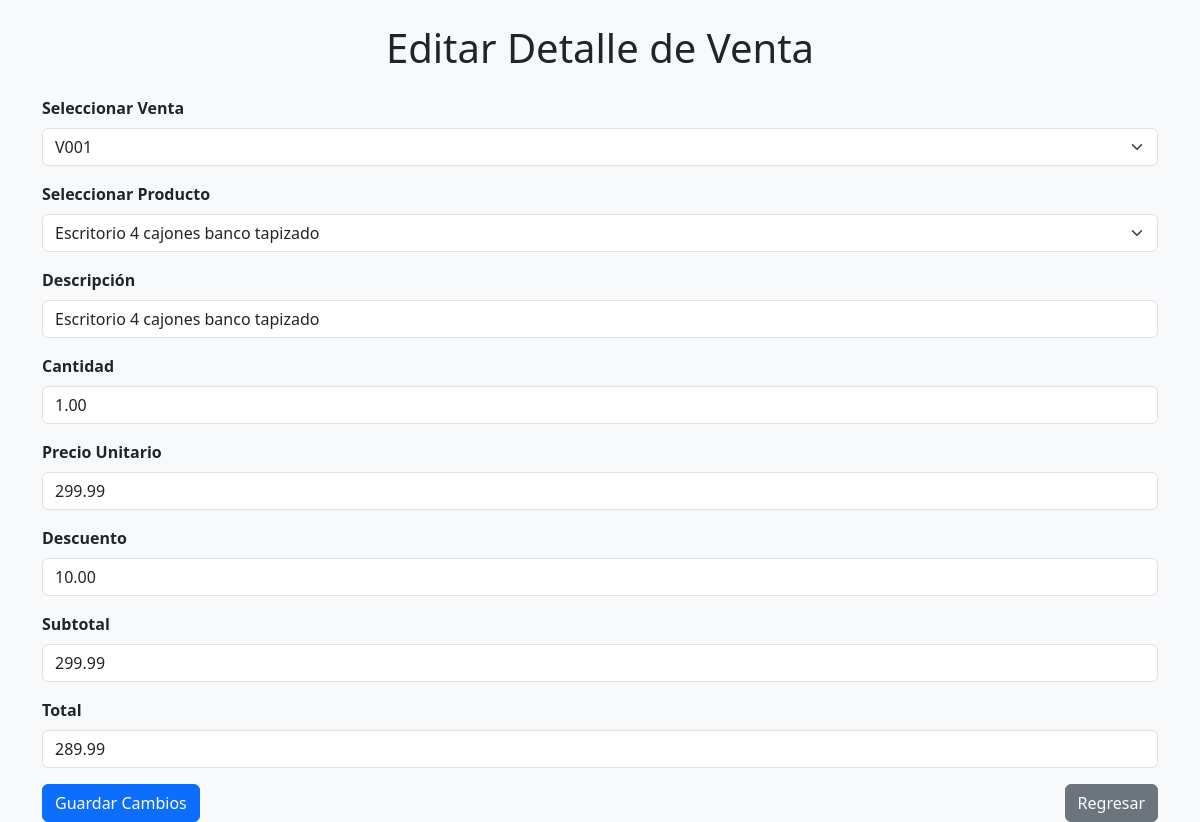
Page /admin/sistema_ventas/detalle_venta/Vista_Editar.php?detalle_id=2 on the committed database.
### tables this page shows
CREATE TABLE `detalle_venta` (
  `detalle_id` int(11) NOT NULL,
  `venta_id` int(11) NOT NULL,
  `producto_id` int(11) NOT NULL,
  `producto_nombre` varchar(100) DEFAULT NULL,
  `cantidad` decimal(10,2) DEFAULT NULL,
  `precio_unitario` decimal(10,2) DEFAULT NULL,
  `subtotal` decimal(10,2) DEFAULT NULL,
  `descuento` decimal(10,2) DEFAULT NULL,
  `total` decimal(10,2) DEFAULT NULL
);

CREATE TABLE `venta` (
  `venta_id` int(11) NOT NULL,
  `venta_codigo` varchar(200) NOT NULL,
  `venta_fecha` date NOT NULL,
  `venta_hora` varchar(17) DEFAULT NULL,
  `venta_total` decimal(10,2) DEFAULT NULL,
  `venta_pagado` decimal(10,2) DEFAULT NULL,
  `venta_cambio` decimal(10,2) DEFAULT NULL,
  `usuario_id` int(11) DEFAULT NULL,
  `cliente_id` int(11) DEFAULT NULL,
  `tipo` varchar(255) DEFAULT NULL
);

CREATE TABLE `producto` (
  `producto_id` int(11) NOT NULL,
  `producto_codigo` varchar(77) NOT NULL,
  `producto_nombre` varchar(100) NOT NULL,
  `producto_precio_compra` decimal(10,2) DEFAULT NULL,
  `producto_stock` int(11) DEFAULT NULL,
  `producto_precio_venta` decimal(10,2) DEFAULT NULL,
  `producto_marca` varchar(45) DEFAULT NULL,
  `producto_modelo` varchar(35) DEFAULT NULL,
  `producto_estado` varchar(50) DEFAULT NULL,
  `producto_foto` varchar(500) DEFAULT NULL,
  `servicio_id` int(11) DEFAULT NULL,
  `categoria_id` int(11) DEFAULT NULL,
  `producto_color` varchar(50) DEFAULT NULL,
  `fecha_ingreso` date DEFAULT NULL
);

### admin/sistema_ventas/detalle_venta/Vista_Editar.php (the view, shortened to what this page needs)
<?php
include "config/conexion.php";
$detalle_id = $_REQUEST['detalle_id'] ?? null;
if ($detalle_id) {
    $sql = "SELECT * FROM detalle_venta WHERE detalle_id = ?";
    $stmt = $conexion->prepare($sql);
    $stmt->bind_param("i", $detalle_id);
    $stmt->execute();
    $resultado = $stmt->get_result();
    $fila = $resultado->fetch_assoc();
    $ventas_query = "SELECT venta_id, venta_codigo FROM venta";
    $ventas_resultado = $conexion->query($ventas_query);
    $productos_query = "SELECT producto_id, producto_nombre FROM producto";
    $productos_resultado = $conexion->query($productos_query);
} else {
    echo "No se ha seleccionado ningún detalle.";
    exit;
}
?>
<!DOCTYPE html>
<html lang="es">
<head>
    <link href="https://cdn.jsdelivr.net/npm/bootstrap@5.3.3/dist/css/bootstrap.min.css" rel="stylesheet">
</head>
<body class="bg-light">
    <div class="container mt-4">
        <h1 class="text-center mb-4">Editar Detalle de Venta</h1>
        <form action="ActualizarDetalle.php" method="POST">
            <div class="mb-3">
                <label class="form-label fw-bold">Seleccionar Venta</label>
                <select class="form-select" name="venta_id" required>
                    <?php while ($venta = $ventas_resultado->fetch_assoc()) { ?>
                        <option value="<?php echo $venta['venta_id']; ?>" <?php if ($venta['venta_id'] == $fila['venta_id']) echo 'selected'; ?>>
                            <?php echo htmlspecialchars($venta['venta_codigo']); ?>
                        </option>
                    <?php } ?>
                </select>
            </div>
            <div class="mb-3">
                <label class="form-label fw-bold">Seleccionar Producto</label>
                <select class="form-select" id="producto_id" name="producto_id" required>
                    <?php while ($producto = $productos_resultado->fetch_assoc()) { ?>
                        <option value="<?php echo $producto['producto_id']; ?>" <?php if ($producto['producto_id'] == $fila['producto_id']) echo 'selected'; ?>>
                            <?php echo htmlspecialchars($producto['producto_nombre']); ?>
                        </option>
                    <?php } ?>
                </select>
            </div>
            <div class="mb-3">
                <label class="form-label fw-bold">Descripción</label>
                <input type="text" class="form-control" name="producto_nombre" value="<?php echo htmlspecialchars($fila['producto_nombre']); ?>" required>
            </div>
            <div class="mb-3">
                <label class="form-label fw-bold">Cantidad</label>
                <input type="number" class="form-control" id="cantidad" name="cantidad" value="<?php echo $fila['cantidad']; ?>" required oninput="calcularValores()">
            </div>
            <div class="mb-3">
                <label class="form-label fw-bold">Precio Unitario</label>
                <input type="number" class="form-control" id="precio_unitario" name="precio_unitario" value="<?php echo $fila['precio_unitario']; ?>" step="0.01" required oninput="calcularValores()">
            </div>
            <div class="mb-3">
                <label class="form-label fw-bold">Descuento</label>
                <input type="number" class="form-control" id="descuento" name="descuento" value="<?php echo $fila['descuento']; ?>" step="0.01" oninput="calcularValores()">
            </div>
            <div class="mb-3">
                <label class="form-label fw-bold">Subtotal</label>
                <input type="number" class="form-control" id="subtotal" name="subtotal" value="<?php echo $fila['subtotal']; ?>" readonly>
            </div>
            <div class="mb-3">
                <label class="form-label fw-bold">Total</label>
                <input type="number" class="form-control" id="total" name="total" value="<?php echo $fila['total']; ?>" readonly>
            </div>
            <div class="d-flex justify-content-between mt-3">
                <button type="submit" class="btn btn-primary">Guardar Cambios</button>
                <a href="index.php" class="btn btn-secondary">Regresar</a>
            </div>
        </form>
    </div>
</body>
</html>

### rows in the picture
detalle_venta: venta_id "V001", producto_id "Escritorio 4 cajones banco tapizado", producto_nombre "Escritorio 4 cajones banco tapizado", cantidad "1.00", precio_unitario "299.99", descuento "10.00", subtotal "299.99", total "289.99"
